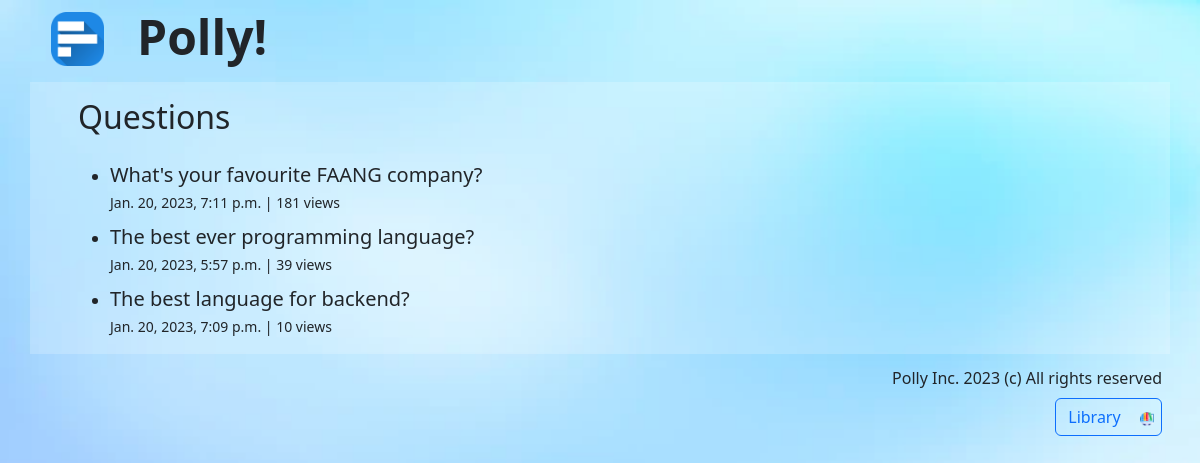
The app's page /, older data.
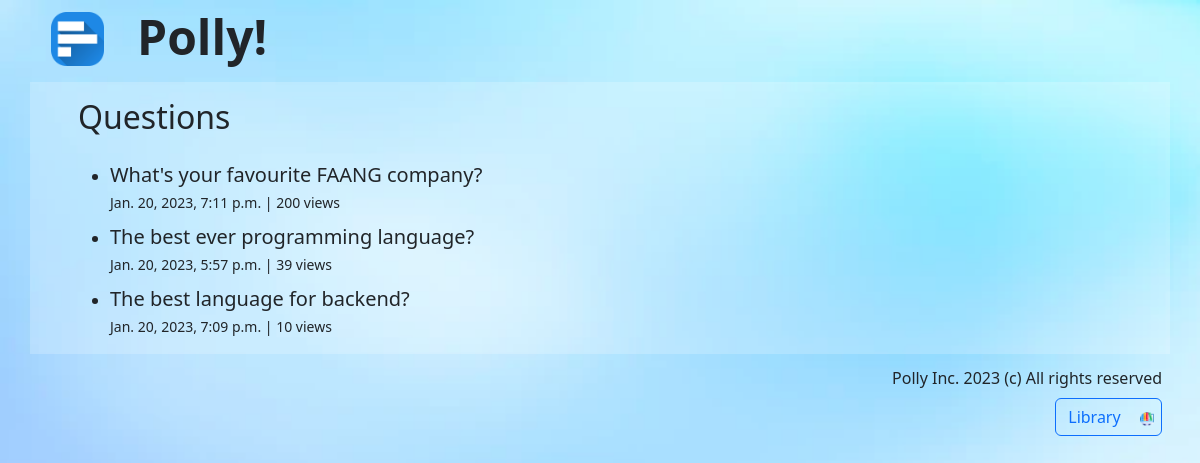
The same page, newer data.
### polls/models.py (models this page shows, shortened)
class Question(models.Model):
    title = models.TextField(unique=True)
    views = models.IntegerField(default=0)
    pub_date = models.DateTimeField(default=timezone.now)
    class Meta:
        ordering = ['-pub_date']

### polls/views.py (the view)
# urls.py: path('', view=views.index, name='index'),
def index(request):
    questions = models.Question.objects.order_by('-views', '-pub_date')
    context = {
        'questions': questions
    }
    return render(request, template_name='polls/index.html', context=context)

### polls/templates/polls/index.html (shortened to what this page needs)
{% extends 'polls/base.html' %}
{% load static %}
{% block main %}
<div class="row mb-3 pt-2">
    <div class="col">
        <h2>Questions</h2>
    </div>
</div>
<div class="row">
    <div class="col">
        <ul>
            {% for question in questions %}
            <li class="mb-2">
                <div class="col fs-5">
                    <a href="{% url 'polls:detail' question.id %}" class="text-decoration-none text-dark hover-zoom">{{ question.title }}</a>
                </div>
                <div class="col">
                    <small>{{ question.pub_date }} | {{ question.views }} view{{ question.views|pluralize }}</small>
                </div>
            </li>
            {% endfor %}
        </ul>
    </div>
</div>
{% endblock %}

Row changes from the older to the newer data that the page shows:
changed Question "What's your favourite FAANG company?": views "181" → "200"
